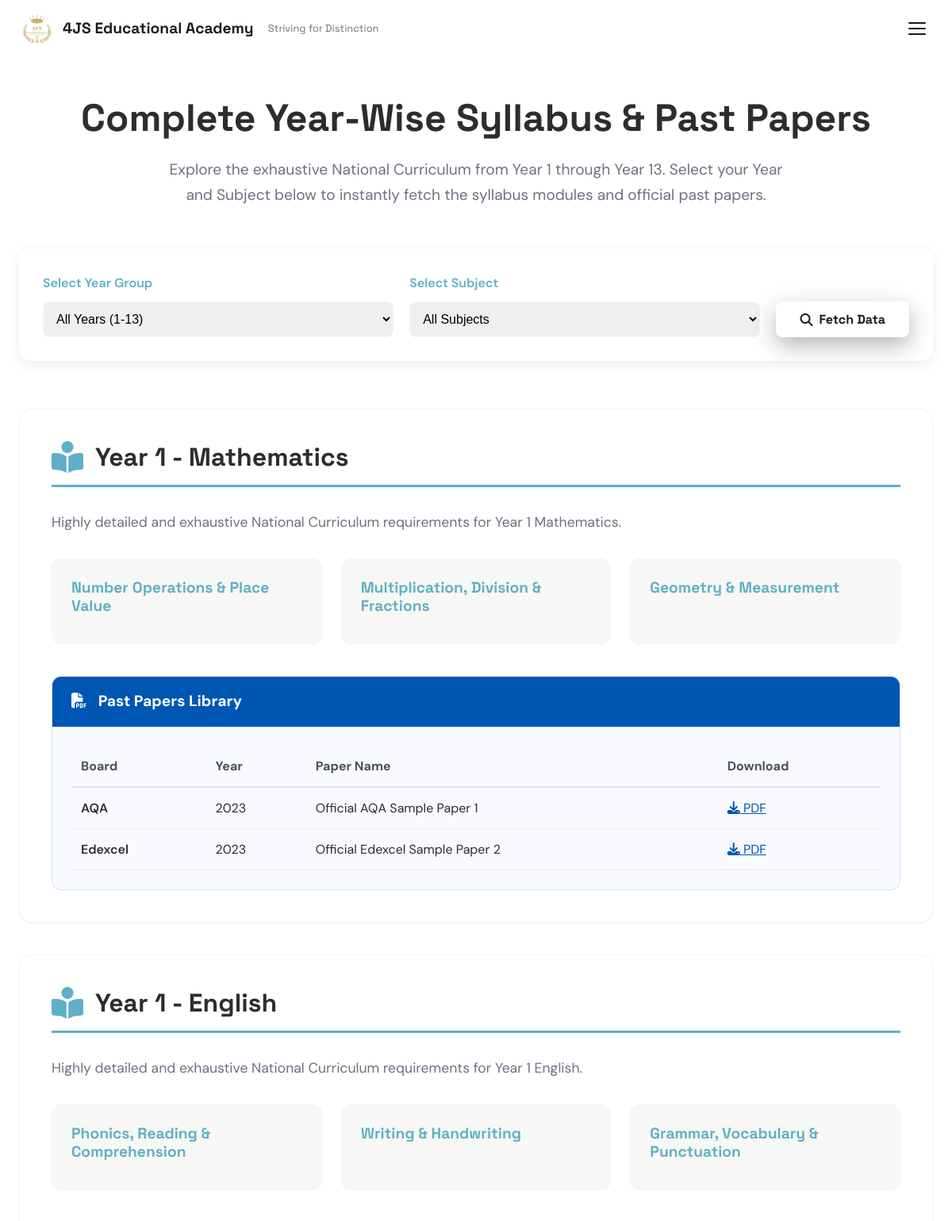
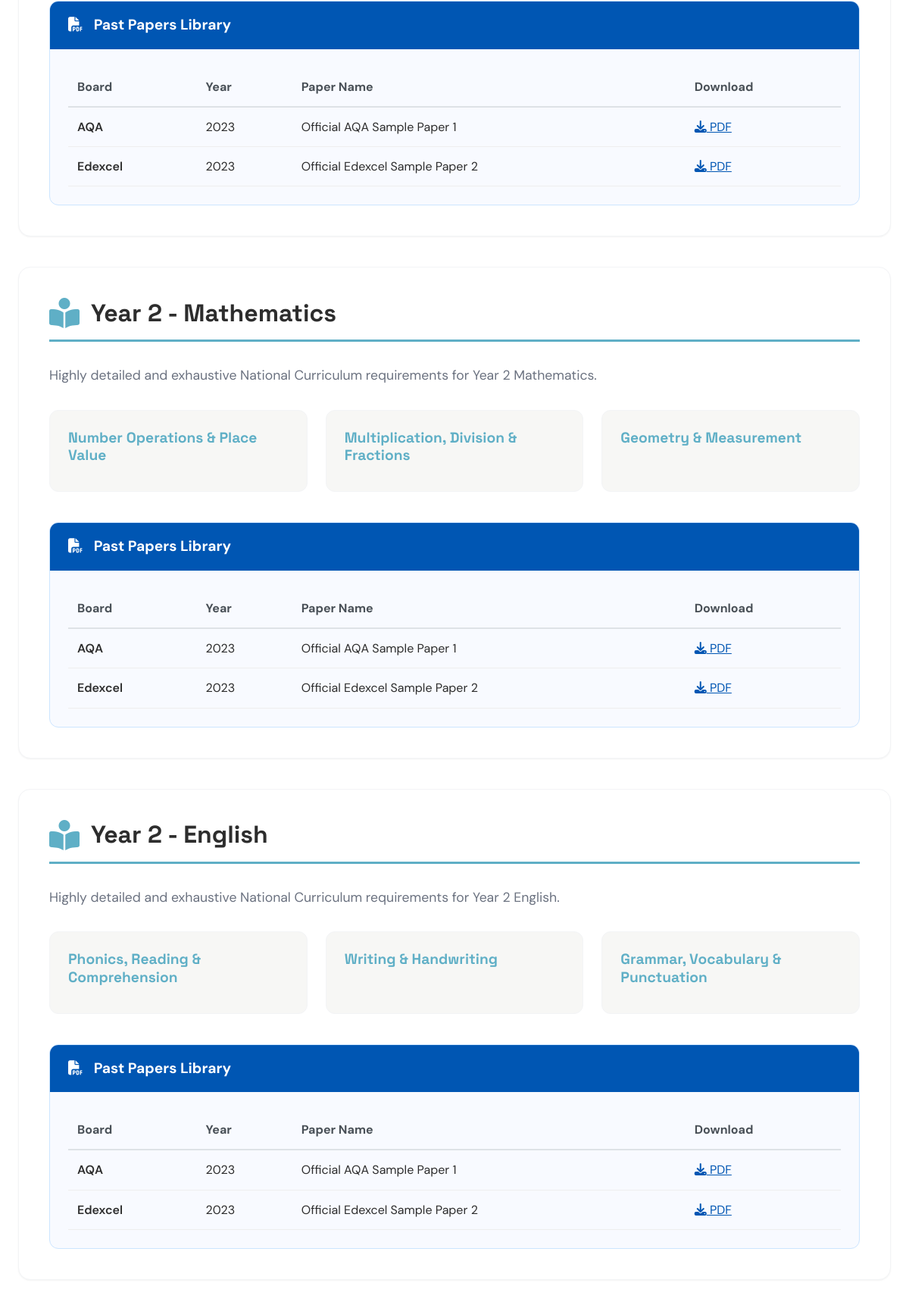
Page /syllabus_explorer/ (upper part) on the committed database (2 pictures, top to bottom).
### website/models.py (models this page shows, shortened)
class SyllabusSubject(models.Model):
    name = models.CharField(max_length=100)
    level = models.CharField(max_length=50, choices=[('GCSE', 'GCSE'), ('A-Level', 'A-Level'), ('KS3', 'KS3'), ('Primary', 'Primary')])
    description = models.TextField()

class SyllabusModule(models.Model):
    subject = models.ForeignKey(SyllabusSubject, on_delete=models.CASCADE, related_name='modules')
    title = models.CharField(max_length=200)
    topics = models.TextField(help_text="Comma separated topics")

class PastPaper(models.Model):
    subject = models.ForeignKey(SyllabusSubject, on_delete=models.CASCADE, related_name='past_papers')
    board = models.CharField(max_length=50, choices=[('AQA', 'AQA'), ('Edexcel', 'Edexcel'), ('OCR', 'OCR')])
    year = models.IntegerField()
    paper_name = models.CharField(max_length=200)
    link = models.URLField()

### website/views.py (the view)
# urls.py: path('syllabus_explorer/', views.syllabus_explorer, name='syllabus_explorer'),
def syllabus_explorer(request):
    subjects = SyllabusSubject.objects.prefetch_related('modules', 'past_papers').all()
    years = list(range(1, 14))
    return render(request, 'website/syllabus_explorer.html', {'subjects': subjects, 'years': years})

### website/templates/website/syllabus_explorer.html (shortened to what this page needs)
{% extends 'website/base.html' %}
{% load static %}
{% block content %}
<section class="section" style="background: linear-gradient(135deg, var(--bg-light) 0%, #ffffff 100%); padding-top: 120px;">
    <div class="container" style="max-width: 1200px;">
        <div style="text-align: center; margin-bottom: 50px;">
            <h1 style="font-size: 3rem; font-weight: 800; color: var(--text-dark);">Complete Year-Wise Syllabus & Past Papers</h1>
            <p style="font-size: 1.2rem; color: var(--text-light); max-width: 800px; margin: 20px auto 0;">Explore the exhaustive National Curriculum from Year 1 through Year 13. Select your Year and Subject below to instantly fetch the syllabus modules and official past papers.</p>
        </div>
        <div style="background: white; padding: 30px; border-radius: 16px; box-shadow: var(--shadow-md); margin-bottom: 60px; display: flex; gap: 20px; flex-wrap: wrap; justify-content: center; align-items: flex-end;">
            <div style="flex: 1; min-width: 200px;">
                <label style="display: block; font-weight: 600; margin-bottom: 10px; color: var(--scandi-teal-dark);">Select Year Group</label>
                <select id="filter-year" style="width: 100%; padding: 12px; border-radius: 8px; border: 1px solid var(--border-light); font-size: 1rem;">
                    <option value="all">All Years (1-13)</option>
                </select>
            </div>
            <div style="flex: 1; min-width: 200px;">
                <label style="display: block; font-weight: 600; margin-bottom: 10px; color: var(--scandi-teal-dark);">Select Subject</label>
                <select id="filter-subject" style="width: 100%; padding: 12px; border-radius: 8px; border: 1px solid var(--border-light); font-size: 1rem;">
                    <option value="all">All Subjects</option>
                </select>
            </div>
            <div>
                <button id="apply-filters" class="btn-primary" style="padding: 12px 30px; border-radius: 8px; font-size: 1rem;"><i class="fas fa-search"></i> Fetch Data</button>
            </div>
        </div>
        <div id="syllabus-results">
            {% for subject in subjects %}
            <div class="syllabus-card" data-year="{{ subject.level }}" data-subject="{{ subject.name }}" style="background: white; border-radius: 16px; box-shadow: var(--shadow-sm); padding: 40px; margin-bottom: 40px; border: 1px solid var(--border-light);">
                <div style="display: flex; align-items: center; gap: 15px; border-bottom: 3px solid var(--scandi-teal-dark); padding-bottom: 15px; margin-bottom: 30px;">
                    <i class="fas fa-book-reader" style="font-size: 2.5rem; color: var(--scandi-teal-dark);"></i>
                    <h2 style="font-size: 2rem; margin: 0; color: var(--text-dark);">{{ subject.level }} - {{ subject.name }}</h2>
                </div>
                <p style="font-size: 1.1rem; color: var(--text-light); margin-bottom: 30px;">{{ subject.description }}</p>
                <div style="display: grid; grid-template-columns: repeat(auto-fit, minmax(280px, 1fr)); gap: 24px; margin-bottom: 40px;">
                    {% for module in subject.modules.all %}
                    <div style="background: var(--off-white); padding: 24px; border-radius: 12px; border: 1px solid var(--border-light);">
                        <h4 style="color: var(--scandi-teal-dark); margin-bottom: 12px; font-size: 1.2rem;">{{ module.title }}</h4>
                    </div>
                    {% endfor %}
                </div>
                {% if subject.past_papers.all %}
                <div style="background: #f8faff; border: 1px solid #cce5ff; border-radius: 12px; overflow: hidden;">
                    <div style="background: #0056b3; color: white; padding: 15px 24px; font-weight: 700; font-size: 1.2rem;">
                        <i class="fas fa-file-pdf" style="margin-right: 10px;"></i> Past Papers Library
                    </div>
                    <div style="padding: 24px; overflow-x: auto;">
                        <table style="width: 100%; border-collapse: collapse; text-align: left; min-width: 600px;">
                            <thead>
                                <tr style="border-bottom: 2px solid #dee2e6;">
                                    <th style="padding: 12px; color: #495057;">Board</th>
                                    <th style="padding: 12px; color: #495057;">Year</th>
                                    <th style="padding: 12px; color: #495057;">Paper Name</th>
                                    <th style="padding: 12px; color: #495057;">Download</th>
                                </tr>
                            </thead>
                            <tbody>
                                {% for paper in subject.past_papers.all %}
                                <tr style="border-bottom: 1px solid #eee;">
                                    <td style="padding: 12px; font-weight: 600;">{{ paper.board }}</td>
                                    <td style="padding: 12px;">{{ paper.year }}</td>
                                    <td style="padding: 12px;">{{ paper.paper_name }}</td>
                                    <td style="padding: 12px;"><a href="{{ paper.link }}" target="_blank" style="color: #0056b3; text-decoration: underline;"><i class="fas fa-download"></i> PDF</a></td>
                                </tr>
                                {% endfor %}
                            </tbody>
                        </table>
                    </div>
                </div>
                {% else %}
                <div style="padding: 15px; background: #fff3e0; border-radius: 8px; color: #e65100;">
                    <i class="fas fa-info-circle"></i> No official past papers available for this specific year/level yet.
                </div>
                {% endif %}
            </div>
            {% empty %}
            <div style="text-align: center; padding: 40px;">
                <p>No syllabus data available in the database yet.</p>
            </div>
            {% endfor %}
        </div>
    </div>
</section>
{% endblock %}

### static/css/style.css (style rules this page uses)
:root { --white: #FFFFFF; --off-white: #F7F7F5; --cream: #FAFAF8; --black: #1A1A1A; --text: #2D2D2D; --text-light: #6B7280; --text-muted: #9CA3AF; --border: #E5E7EB; --border-light: #F3F4F6; --scandi-teal: #86C5D8; --scandi-teal-dark: #5FAFC6; --scandi-teal-light: #B3DCE8; --scandi-mint: #B8E0CC; --scandi-beige: #E8D5B7; --scandi-sage: #A8C5A0; --scandi-blush: #F0D4D4; --success: #22C55E; --whatsapp: #25D366; --star: #FBBF24; --overlay: rgba(26, 26, 26, 0.6); --font-heading: 'Space Grotesk', system-ui, sans-serif; --font-body: 'DM Sans', system-ui, sans-serif; --section-pad-y: 120px; --section-pad-x: 24px; --container-max: 1200px; --container-wide: 1400px; --ease-out-expo: cubic-bezier(0.16, 1, 0.3, 1); --ease-out-quart: cubic-bezier(0.25, 1, 0.5, 1); --transition-fast: 200ms var(--ease-out-expo); --transition-medium: 400ms var(--ease-out-expo); --transition-slow: 600ms var(--ease-out-expo); --shadow-sm: 0 1px 2px rgba(0,0,0,0.05); --shadow-md: 0 4px 16px rgba(0,0,0,0.08); --shadow-lg: 0 12px 40px rgba(0,0,0,0.12); --shadow-xl: 0 24px 60px rgba(0,0,0,0.15); --radius-sm: 8px; --radius-md: 12px; --radius-lg: 20px; --radius-xl: 28px; --radius-full: 9999px; }
*, *::before, *::after { margin: 0; padding: 0; box-sizing: border-box; }
html { scroll-behavior: smooth; font-size: 16px; -webkit-font-smoothing: antialiased; -moz-osx-font-smoothing: grayscale; }
html, body { font-family: var(--font-body); color: var(--text); background: var(--white); line-height: 1.7; max-width: 100%; overflow-x: hidden; }
body { display: flex; flex-direction: column; min-height: 100vh; }
a { color: inherit; text-decoration: none; transition: color var(--transition-fast); }
button { font-family: inherit; cursor: pointer; border: none; background: none; }
h1, h2, h3, h4, h5, h6 { font-family: var(--font-heading); font-weight: 700; line-height: 1.2; color: var(--black); }
.container { max-width: var(--container-max); margin: 0 auto; padding: 0 var(--section-pad-x); }
.section { padding: var(--section-pad-y) 0; position: relative; }
.btn-primary { display: inline-flex; align-items: center; gap: 8px; padding: 16px 36px; background: var(--white); color: var(--black); font-family: var(--font-heading); font-weight: 700; font-size: 1.1rem; border-radius: var(--radius-full); transition: all var(--transition-fast); box-shadow: 0 10px 30px rgba(0,0,0,0.3); }
@media (max-width: 1200px) { :root { --section-pad-y: 80px; } }
@media (max-width: 1200px) { html, body { overflow-x: hidden !important; width: 100%; } }
@media (max-width: 1200px) { section { max-width: 100vw; overflow-x: hidden; } }

### rows in the picture
SyllabusSubject: level "Year 1", name "Mathematics", description "Highly detailed and exhaustive National Curriculum requirements for Year 1 Mathematics."
SyllabusModule: title "Number Operations & Place Value"
SyllabusModule: title "Multiplication, Division & Fractions"
SyllabusModule: title "Geometry & Measurement"
PastPaper: board "AQA", year "2023", paper_name "Official AQA Sample Paper 1"
PastPaper: board "Edexcel", year "2023", paper_name "Official Edexcel Sample Paper 2"
SyllabusSubject: level "Year 1", name "English", description "Highly detailed and exhaustive National Curriculum requirements for Year 1 English."
SyllabusModule: title "Phonics, Reading & Comprehension"
SyllabusModule: title "Writing & Handwriting"
SyllabusModule: title "Grammar, Vocabulary & Punctuation"
PastPaper: board "AQA", year "2023", paper_name "Official AQA Sample Paper 1"
PastPaper: board "Edexcel", year "2023", paper_name "Official Edexcel Sample Paper 2"
SyllabusSubject: level "Year 2", name "Mathematics", description "Highly detailed and exhaustive National Curriculum requirements for Year 2 Mathematics."
SyllabusModule: title "Number Operations & Place Value"
SyllabusModule: title "Multiplication, Division & Fractions"
SyllabusModule: title "Geometry & Measurement"
PastPaper: board "AQA", year "2023", paper_name "Official AQA Sample Paper 1"
PastPaper: board "Edexcel", year "2023", paper_name "Official Edexcel Sample Paper 2"
SyllabusSubject: level "Year 2", name "English", description "Highly detailed and exhaustive National Curriculum requirements for Year 2 English."
SyllabusModule: title "Phonics, Reading & Comprehension"
SyllabusModule: title "Writing & Handwriting"
SyllabusModule: title "Grammar, Vocabulary & Punctuation"
PastPaper: board "AQA", year "2023", paper_name "Official AQA Sample Paper 1"
PastPaper: board "Edexcel", year "2023", paper_name "Official Edexcel Sample Paper 2"
